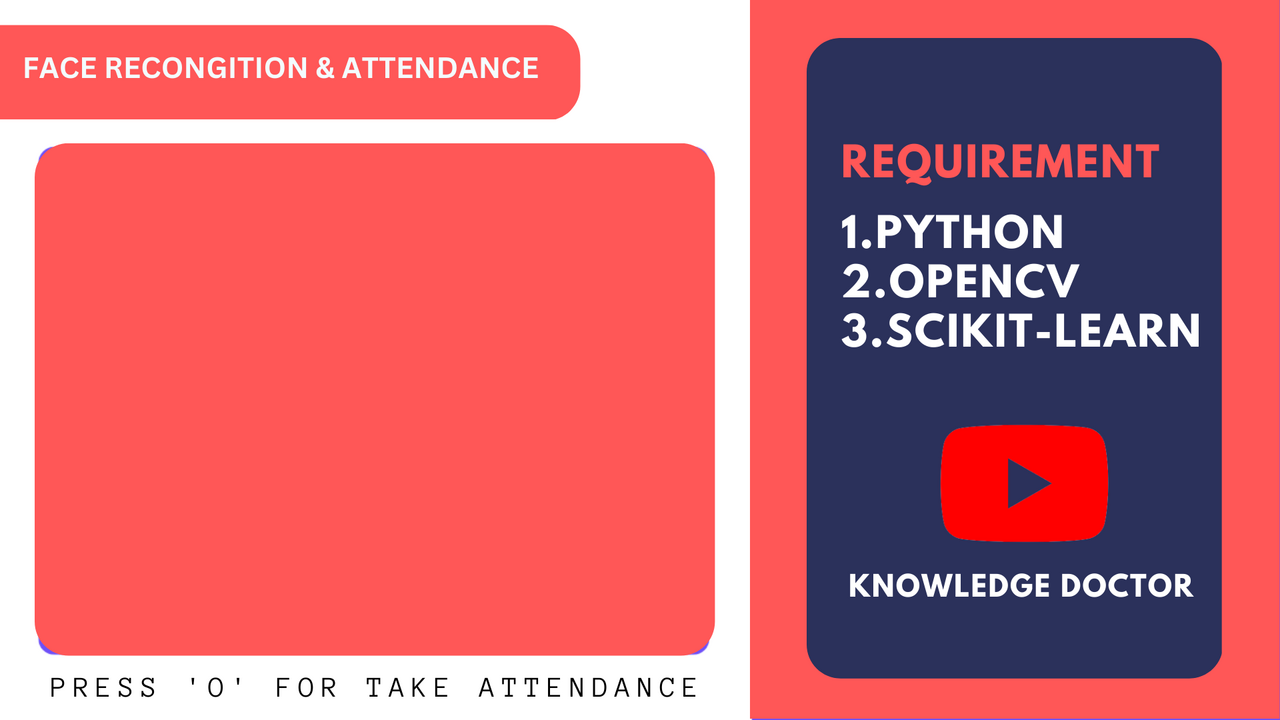
#> input picture background.png, 1280 x 720 px
$ python test.py
#> lines starting #> are read from the running program, lines starting #| are printed output that depends on the picture; after the words box and inside, x2 and y2 are one past the last pixel; in counts of white or black regions, pixels touching at a corner belong together
from sklearn.neighbors import KNeighborsClassifier
import cv2
import pickle
import numpy as np
import os
import csv
import time
from datetime import datetime

from win32com.client import Dispatch

def Speaking(str):
    speak = Dispatch('SAPI.SpVoice')
    speak.Speak(str)

if not os.path.exists('data'):
    os.makedirs('data')

video = cv2.VideoCapture(0)
face_detect = cv2.CascadeClassifier('haarcascade_frontalface_default.xml')

with open ('data/names.pkl','rb') as f:
#> (reads data/names.pkl from the repository)
        LABELS = pickle.load(f)

with open ('data/faces_data.pkl','rb') as f:
#> (reads data/faces_data.pkl from the repository)
        FACES = pickle.load(f)

KNN = KNeighborsClassifier(n_neighbors=5)
KNN.fit(FACES,LABELS)

image_background = cv2.imread('background.png')
#> image_background is the input picture: shape (720, 1280, 3); mean B, G, R 114.9, 104.4, 202.3

COLUMN_NAMES = ['NAME','TIME']

while True:

    ret , frame = video.read()
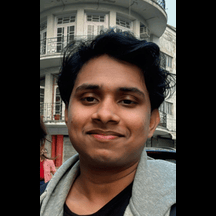
#> input picture Images/Soham.png, 216 x 216 px, given in place of the camera
#> frame is the input picture: shape (216, 216, 3); mean B, G, R 51.4, 57.8, 67.5

    gray = cv2.cvtColor(frame, cv2.COLOR_BGR2GRAY)
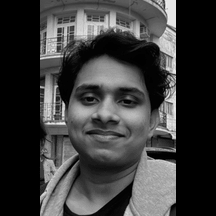
#> gray: shape (216, 216); min 0, max 238, mean 59.9

    faces = face_detect.detectMultiScale(gray, 1.3, 5)
#> faces = [[57, 57, 103, 103]]

    for (x,y,w,h) in faces:
        crop_img = frame[y:y+h, x:x+w, :]
        resized_img = cv2.resize(crop_img,(50,50)).flatten().reshape(1,-1)
        output = KNN.predict(resized_img)

        ts = time.time()
        date = datetime.fromtimestamp(ts).strftime("%d-%m-%Y")
        timestamp = datetime.fromtimestamp(ts).strftime("%H:%M-%S")

        exist=os.path.isfile("Attendance/Attendance_" + date + ".csv")

        cv2.rectangle(frame, (x,y),(x+w,y+h), (255,0,0), 1)
        cv2.putText(frame, str(output[0]), (x,y-15), cv2.FONT_HERSHEY_COMPLEX, 1, (0,0,255), 2)

        attendance = [str(output[0]), str(timestamp)]
#> this loop made 1 pass
#> (x, y, w, h, date, exist, attendance) on pass 1: (57, 57, 103, 103, '20-11-2026', False, ['SUPRATIM', '19:41-34'])
#> pass 1, `crop_img = frame[y:y+h, x:x+w, :]`:
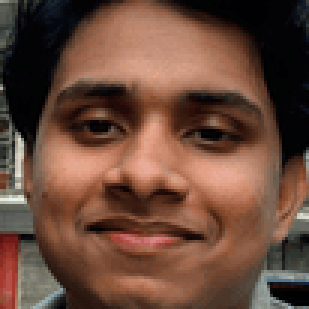
#> crop_img: shape (103, 103, 3) (shown 3 times larger); mean B, G, R 58.7, 73.5, 106.1
#> after the loop:
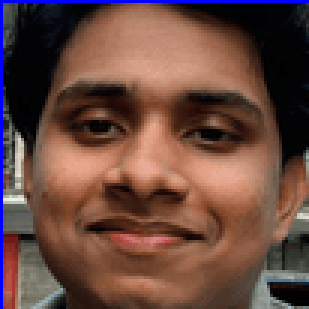
#> crop_img: shape (103, 103, 3) (shown 3 times larger); 1.93% of pixels changed, all inside (x1, y1, x2, y2) = (0, 0, 103, 103)
#> after the loop:
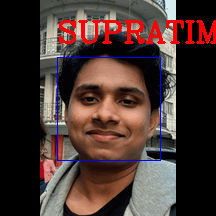
#> frame: shape (216, 216, 3); 4.5% of pixels changed, all inside (x1, y1, x2, y2) = (57, 20, 216, 161)

#> (the run stopped early here; a loop or call above may not have finished)
